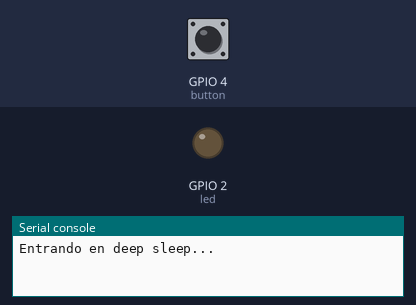
Bench run of a program on a simulated ESP32 board running MicroPython. Parts: output pins drawn as LEDs (lit = HIGH), the last lines printed to the serial console. Inputs (shaded band) come from the test bench; at power-on: GPIO 4 (button) HIGH. Deep sleep restarts the program when it ends.

Above: at 2.2 s.
2.3 s: GPIO 4 (button) pulled LOW for 0.15 s
At 3.4 s:
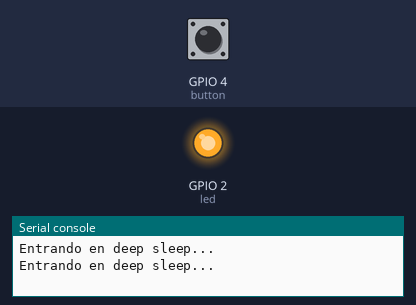
Timing chart, 0 to 5.3 s (numbered marks = the images above; inputs shaded):
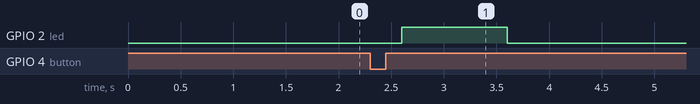

The program:

prueba_de_deepsleep5.py
```python
from machine import Pin, deepsleep, RTC
import esp32
import time

## configurando el pin del LED
led = Pin(2, Pin.OUT)
led.value(0)  ## apagado inicialmente

## configurando el botón
button = Pin(4, Pin.IN, Pin.PULL_UP)  ##(pin,datos de entrada, pull up interno)

## se configura el RTC
rtc = RTC()

## función para entrar en deepsleep
def enter_deep_sleep():
    esp32.wake_on_ext1(pins=[button], level=esp32.WAKEUP_ALL_LOW) ## se usa EXT1
    print("Entrando en deep sleep...")
    rtc.memory(b'LED_ON')  										## guarda el estado en la memoria RTC
    time.sleep(1)  												## espera un momento antes de entrar en deep sleep
    deepsleep()

## se verifica si hay datos en la memoria RTC
if rtc.memory() == b'LED_ON':
    led.value(1)  						## como tiene un estado guardado es 'LED_ON' enciende el led
    rtc.memory(b'')  					## limpia la memoria RTC, para volver a deepsleep

## entra en deep sleep si el botón no está presionado
if button.value() == 1:
    enter_deep_sleep()
print("ESP32 ha despertado")  ## mensaje de que esta despierta

## bucle principal
while True:
    if button.value() == 0:  ## si el botón está presionado
        led.value(1)  ## enciende el LED
        break  ## sale del bucle una vez que el botón es presionado
```

Measured:
- after the input at 2.3 s, GPIO 2 (led): LOW → HIGH after 0.30 s, → LOW 1.0 s later
